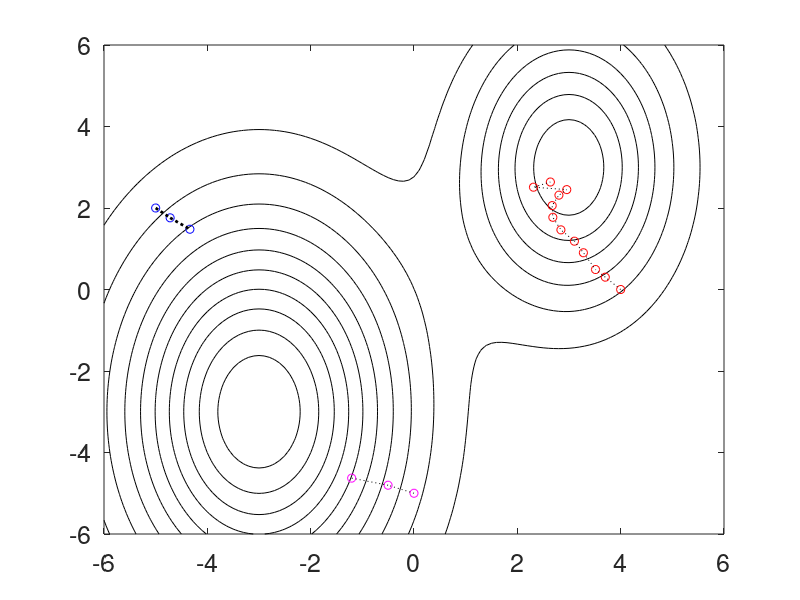
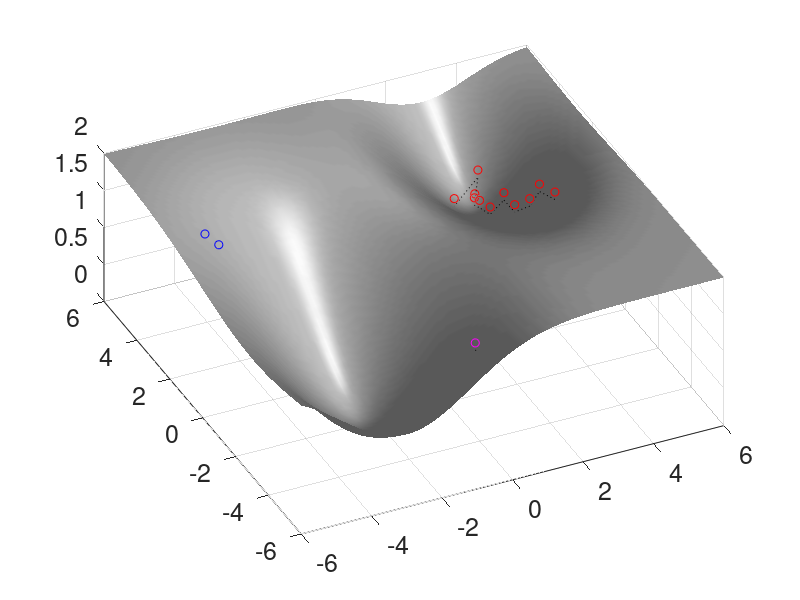

Recreate these plots in MATLAB, in order.
clear; close all; clc

h=0.1; x=-6:h:6; y=-6:h:6; n=length(x);
[X,Y]=meshgrid(x,y); clear x, clear y

F1=1.5-1.6*exp(-0.05*(3*(X+3).^2+(Y+3).^2));
F=F1 + (0.5-exp(-0.1*(3*(X-3).^2+(Y-3).^2)));
[dFx,dFy]=gradient(F,h,h);
 
x0=[4  0 -5]; y0=[0 -5  2]; col=['ro','bo','mo'];
for jj=1:3    
  q=randperm(n); i1=sort(q(1:10));
  q2=randperm(n); i2=sort(q2(1:10));
  x(1)=x0(jj); y(1)=y0(jj);
  f(1)=interp2(X(i1,i2),Y(i1,i2),F(i1,i2),x(1),y(1));
  dfx=interp2(X(i1,i2),Y(i1,i2),dFx(i1,i2),x(1),y(1));
  dfy=interp2(X(i1,i2),Y(i1,i2),dFy(i1,i2),x(1),y(1));
    
  tau=2;
  for j=1:50
    x(j+1)=x(j)-tau*dfx; % update x, y, and f
    y(j+1)=y(j)-tau*dfy;
    q=randperm(n); i1=sort(q(1:10));
    q2=randperm(n); i2=sort(q2(1:10));
    f(j+1)=interp2(X(i1,i2),Y(i1,i2),F(i1,i2),x(j+1),y(j+1));
    dfx=interp2(X(i1,i2),Y(i1,i2),dFx(i1,i2),x(j+1),y(j+1));
    dfy=interp2(X(i1,i2),Y(i1,i2),dFy(i1,i2),x(j+1),y(j+1));
    if abs(f(j+1)-f(j))<10^(-6) % check convergence
        break
    end
  end    
  if jj==1; x1=x; y1=y; f1=f; end
  if jj==2; x2=x; y2=y; f2=f; end
  if jj==3; x3=x; y3=y; f3=f; end
  clear x, clear y, clear f
end

figure(1)
contour(X,Y,F-1,10), colormap([0 0 0]), hold on
plot(x1,y1,'ro',x1,y1,'k:',x2,y2,'mo',x2,y2,'k:',x3,y3,'bo',x3,y3,'k:','Linewidth',[2])
set(gca,'Fontsize',[18])

figure(2)
surfl(X,Y,F), shading interp, colormap(gray), hold on
plot3(x1,y1,f1+.1,'ro',x1,y1,f1,'k:',x2,y2,f2+0.1,'mo',x2,y2,f2,'k:',x3,y3,f3+0.1,'bo',x3,y3,f3,'k:','Linewidth',[2])
set(gca,'Fontsize',[18])
axis([-6 6 -6 6]), view(-25,60)


